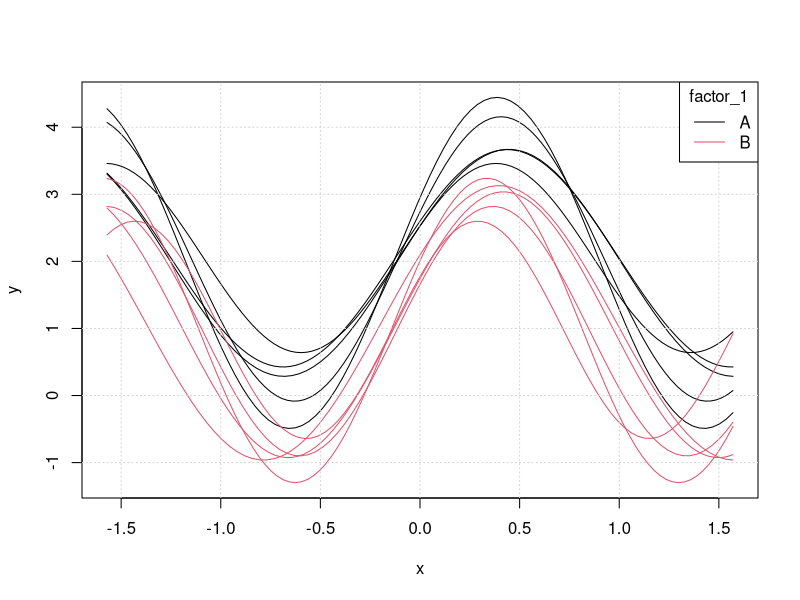
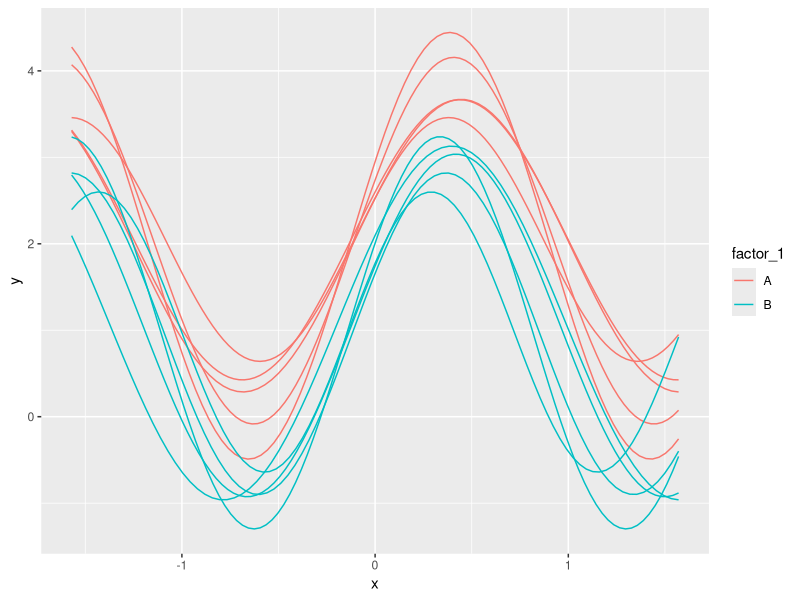

Here is the R script that generated these plots, in order:
## ---- chunk 1
knitr::opts_chunk$set(cache = TRUE, echo=TRUE,fig.keep='all')
## ---- chunk 2
library(tidyverse)
set.seed(123)
n <- 5
factor_1 <- c(rep('A', n), rep('B', n))

response <- function(x,mu, A, B, C){
  mu + A*sin(x*B + C)
}

out <- sapply(factor_1, function(y){
n_pts <- floor(rnorm(1, 100, 10))
x <- seq(-pi/2, pi/2, length.out = n_pts)
mu <- ifelse(y == 'A',2,1)
mu <- rnorm(1, mu, .1)
A <- rnorm(1, 2, sd = .3)
B <- rnorm(1, 3, sd = .3)
C <- rnorm(1, pi/8, sd = .1)
list(x = x, output = response(x,mu,A,B,C))
})

## ---- chunk 3
tbl <- tibble(test = 1:length(factor_1),factor_1 = factor_1, x =  out[1,], y = out[2,])
tbl
## ---- chunk 4
yrange <- range(sapply(tbl$y, function(y) range(y)))
plot(NULL, type = 'l', col = 1, ylim = yrange, xlim = c(-pi/2,pi/2), ylab = 'y', xlab = 'x')
for(i in 1:nrow(tbl)){
  matplot(tbl$x[[i]], tbl$y[[i]], type = 'l', col = ifelse(tbl$factor_1[i] == 'A',1,2), add = TRUE)
}
grid()
legend('topright', col = c(1,2), lty = 1, legend = c('A','B'), title = 'factor_1')
## ---- chunk 5
gplot <- ggplot(tbl, aes(x = x,y = y, group = test, colour = factor_1)) + 
  geom_line()
## ---- chunk 6
# tbl2 <- do.call(rbind,apply(tbl,1, function(r) tibble(test = r$test, factor_1 = r$factor_1, x = r$x, y = r$y)))
# tbl2

(tbl2 <- unnest(tbl))
# Note: tbl2 %>% group_by(test, factor_1) %>% nest() or simply nest(tbl2, x,y) gets you back to tbl (almost...do you see what's different?)
(gplot <- ggplot(tbl2, aes(x = x,y = y, group = test, colour = factor_1)) + 
    geom_line())
